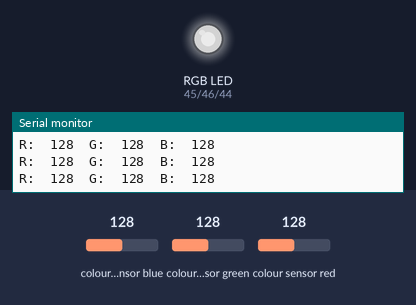
A sketch run on a simulated Arduino Mega 2560, built with avr-gcc and run on an emulated ATmega2560. On the bench: an RGB LED mixed from three pins (HIGH = lit), the last lines printed to the serial monitor. The test bench sets the inputs (shaded band); at power-on: colour sensor blue 128, colour sensor green 128, colour sensor red 128. Dim RGB values are drawn brighter than linear.

Above: at 1.2 s.
1.3 s: colour sensor blue set to 5
At 2.5 s:
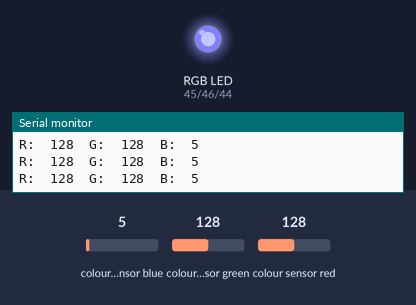
2.8 s: colour sensor green set to 5
At 3.9 s:
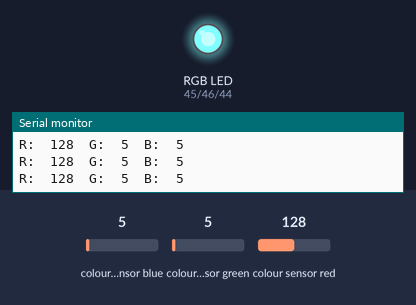
4.3 s: colour sensor red set to 5
At 5.4 s:
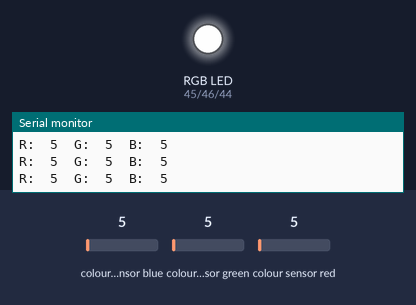
5.8 s: colour sensor blue set to 64
At 6.8 s:
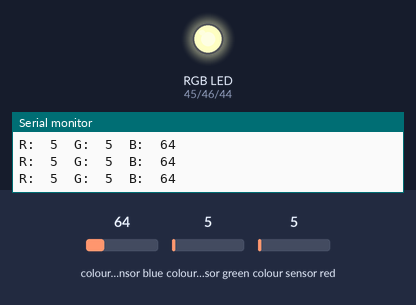
7.3 s: colour sensor green set to 64
At 8.6 s:
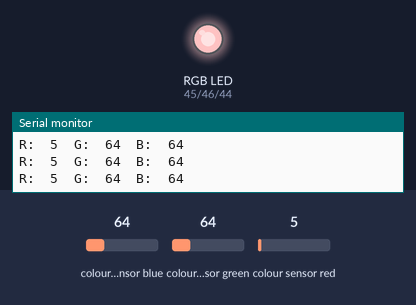
8.9 s: colour sensor red set to 64
At 10.2 s:
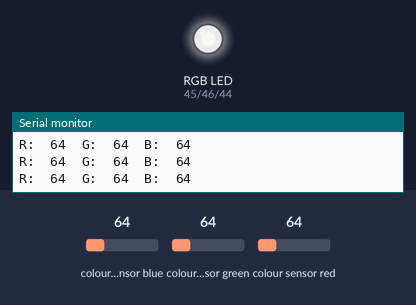
Timing chart, 0 to 11.4 s (numbered marks = the images above; inputs shaded):
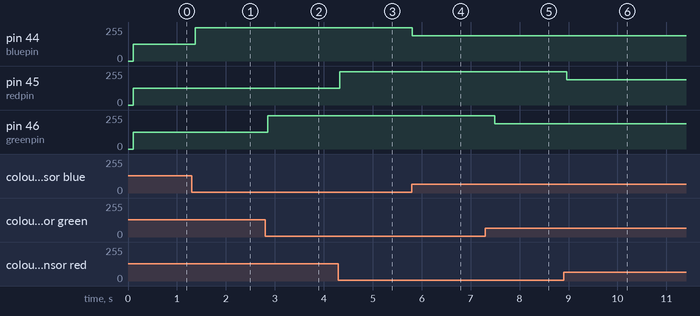

The sketch:

colour_sensor.ino
```cpp
// Based on colorview.ino from Adafruit_TCS34725 library
// Simplified and modified to work with CX-Bot

#include "Adafruit_TCS34725.h"
#define redpin 45
#define greenpin 46
#define bluepin 44


// Initialize color sensor
Adafruit_TCS34725 tcs = Adafruit_TCS34725(TCS34725_INTEGRATIONTIME_50MS, TCS34725_GAIN_4X);

void setup() {

  pinMode(redpin, OUTPUT);
  pinMode(greenpin, OUTPUT);
  pinMode(bluepin, OUTPUT);

  Serial.begin(9600);
  Serial.println("Sensor Test!");

  if (tcs.begin()) {
    Serial.println("Found sensor");
  } else {
    Serial.println("No TCS34725 found ... check your connections");
    while (1); // halt!
  }
}

void loop() {
  float red, green, blue;

  delay(60);  // takes 50ms to read
  tcs.getRGB(&red, &green, &blue);

  analogWrite(redpin, 255 - int(red));
  analogWrite(greenpin, 255 - int(green));
  analogWrite(bluepin, 255 - int(blue));
  delay(100);

  Serial.print("R:\t"); Serial.print(int(red));
  Serial.print("\tG:\t"); Serial.print(int(green));
  Serial.print("\tB:\t"); Serial.print(int(blue));
  Serial.print("\n");
}
```

Measured:
- after the input at 1.3 s, pin 44 (bluepin): 127/255 → 250/255 after 0.08 s
- after the input at 2.8 s, pin 46 (greenpin): 127/255 → 250/255 after 0.05 s
- after the input at 4.3 s, pin 45 (redpin): 127/255 → 250/255 at once
- after the input at 5.8 s, pin 44 (bluepin): 250/255 → 191/255 at once
- after the input at 7.3 s, pin 46 (greenpin): 250/255 → 191/255 after 0.19 s
- after the input at 8.9 s, pin 45 (redpin): 250/255 → 191/255 after 0.06 s
